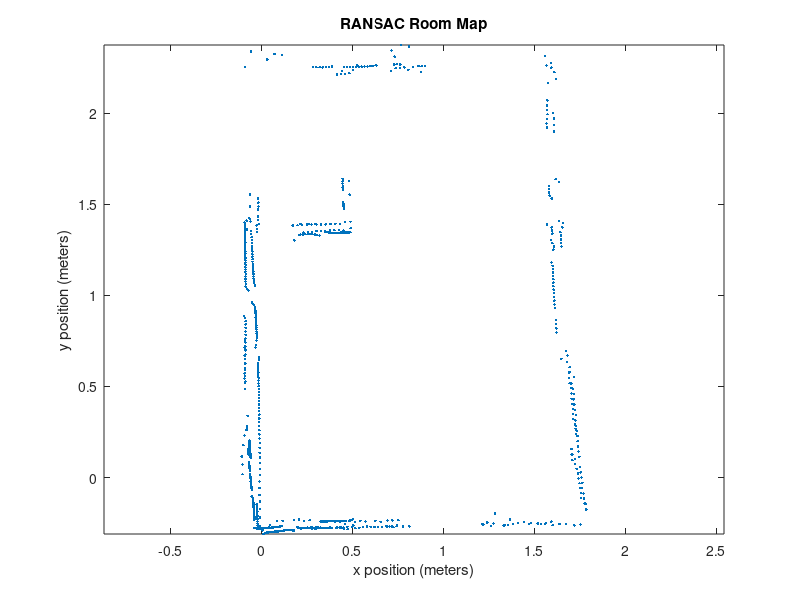

Source code (MATLAB): (Note: this script raises an error after producing the figure.)
%% RANSAC Implementation
clear;rng(3);
load('allRoomDataCleaned.mat');
x = data(1,:)';
y = data(2,:)';

size(x)

points = [x y];

xkeep = find(x < 0.9 | x > 1.2);
ykeep = find(y < 1.65 | y > 1.9);
tokeep = intersect(xkeep, ykeep);

points = points(tokeep,:);
x = points(:,1);
y = points(:,2);

size(x)


figure(1);clf;
plot(x,y, '.');hold on;
axis equal;
title('RANSAC Room Map');
xlabel('x position (meters)');
ylabel('y position (meters)');

clearvars -except x y
tic
[A, B, bestTestLine, outliers, inliers] = RANSAC(x,y,0.05,100);

% plot(inliers(:,1), inliers(:,2), 'ks')

p = polyfit([A(1) B(1)], [A(2) B(2)], 1);
% testline = polyval(p, x);

lengths = vecnorm(inliers' - [10; 10]);
[~, ia] = min(lengths);
[~, ib] = max(lengths);
end1 = inliers(ia,:);
end2 = inliers(ib,:);
line = [end1; end2];
plot(line(:,1), line(:,2), 'g', 'LineWidth', 5)


% plot(x, testline, 'ro')

for i = 1:5
    x = outliers(:,1);
    y = outliers(:,2);

    [A, B, bestTestLine, outliers, inliers] = RANSAC(x,y,0.1,20);

    lengths = vecnorm(inliers' - [10; 10]);
    [~, ia] = min(lengths);
    [~, ib] = max(lengths);
    end1 = inliers(ia,:);
    end2 = inliers(ib,:);
    line = [end1; end2];
    plot(line(:,1), line(:,2), 'g', 'LineWidth', 5)

end




x = outliers(:,1);
y = outliers(:,2);

[A, B, bestTestLine, outliers, inliers] = RANSAC(x,y,0.1,20);

lengths = vecnorm(inliers' - [10; 10]);
[~, ia] = min(lengths);
[~, ib] = max(lengths);
end1 = inliers(ia,:);
end2 = inliers(ib,:);
line = [end1; end2];
plot(line(:,1), line(:,2), 'r', 'LineWidth', 5)
plot(inliers(:,1), inliers(:,2), 'ks')





toc

ylim([-1 3])
axis equal







legend('Dataset', 'RANSAC Fit Line')







function [A, B, bestTestLine, outliers, inliers] = RANSAC(x,y,d,n)
points = [x y];

bestInliersSoFar = 0;
bestTestLineSoFar = [];
bestInlierPointsSoFar = [];

% For each point pair
for i = 1:n
    % Randomly select the points
    A = points(randi([1, length(points)]),:);
    B = points(randi([1, length(points)]),:);
    
    % Find and plot the line between them
    p = polyfit([A(1) B(1)], [A(2) B(2)], 1);
    testline = polyval(p, x);
    
    That = [B(1) - A(1);B(2) - A(2);0]./vecnorm([B(1) - A(1);B(2) - A(2);0]);
    Khat = [0;0;1];
    Nhat = cross(That,Khat);
    
    inliers = 0;
    outliers = [];
    inlierPoints = [];
    % Test every point with this fit line
    for j = 1:length(points)
        r = horzcat(points(j,:) - A, 0);
        dist = dot(r,Nhat);
        if abs(dist) <= d
            inliers = inliers + 1;
            inlierPoints = vertcat(inlierPoints, points(j,:));
        else
            outliers = vertcat(outliers, points(j,:));
        end
    end
    
    if inliers > bestInliersSoFar
        bestPoint1SoFar = A;
        bestPoint2SoFar = B;
        bestTestLineSoFar = testline;
        bestInliersSoFar = inliers;
        bestOutliersSoFar = outliers;
        bestInlierPointsSoFar = inlierPoints;
    end
end
inliers = rmoutliers(bestInlierPointsSoFar, 'median');
endA = 0;
endB = 0;
bestTestLine = bestTestLineSoFar;
A = bestPoint1SoFar;
B = bestPoint2SoFar;
outliers = bestOutliersSoFar;
end
